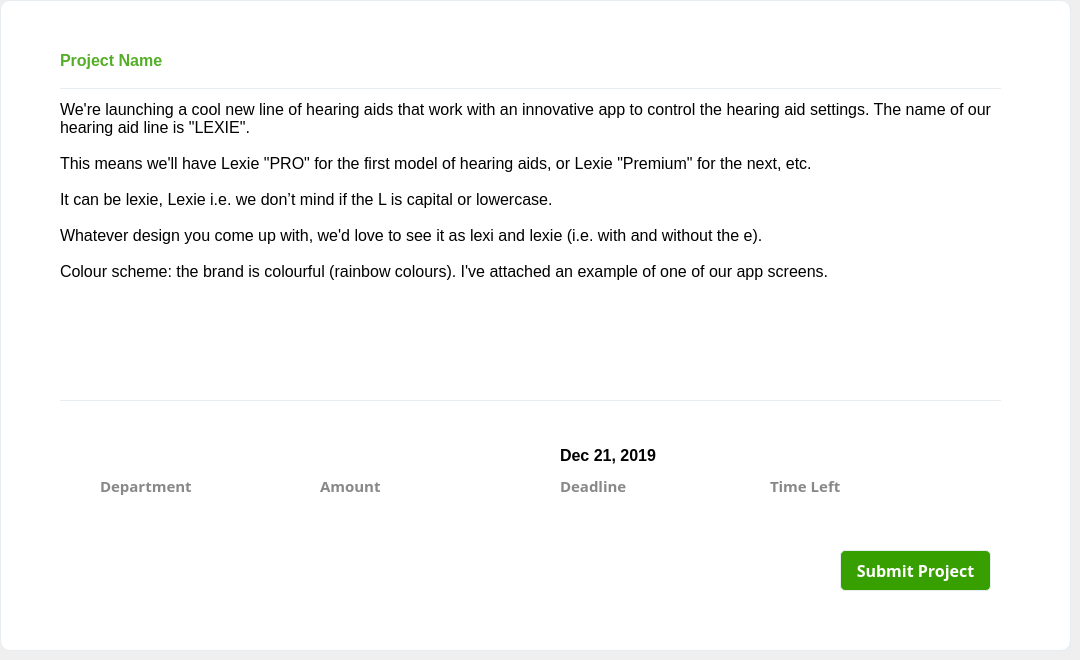
     <widget class="QWidget" name="page_running">
      <widget class="QFrame" name="frame_pro">
       <property name="geometry">
        <rect>
         <x>0</x>
         <y>0</y>
         <width>1071</width>
         <height>651</height>
        </rect>
       </property>
       <property name="styleSheet">
        <string notr="true">background: white;
border-radius: 10px;
border: 1px solid #e7ecf1;</string>
       </property>
       <property name="frameShape">
        <enum>QFrame::StyledPanel</enum>
       </property>
       <property name="frameShadow">
        <enum>QFrame::Raised</enum>
       </property>
       <widget class="QLabel" name="label_rpro_deadline">
        <property name="geometry">
         <rect>
          <x>560</x>
          <y>440</y>
          <width>111</width>
          <height>31</height>
         </rect>
        </property>
        <property name="font">
         <font>
          <family>Segoe UI</family>
          <pointsize>12</pointsize>
          <weight>75</weight>
          <bold>true</bold>
         </font>
        </property>
        <property name="styleSheet">
         <string notr="true">border:none;</string>
        </property>
        <property name="text">
         <string>Dec 21, 2019</string>
        </property>
       </widget>
       <widget class="QLabel" name="label_rpro_name">
        <property name="geometry">
         <rect>
          <x>60</x>
          <y>40</y>
          <width>961</width>
          <height>41</height>
         </rect>
        </property>
        <property name="font">
         <font>
          <family>Segoe UI</family>
          <pointsize>12</pointsize>
          <weight>75</weight>
          <bold>true</bold>
         </font>
        </property>
        <property name="styleSheet">
         <string notr="true">border:none;
color: #55ae27;</string>
        </property>
        <property name="text">
         <string>Project Name</string>
        </property>
       </widget>
       <widget class="QPushButton" name="pushButton_rpro_submit">
        <property name="geometry">
         <rect>
          <x>840</x>
          <y>550</y>
          <width>151</width>
          <height>41</height>
         </rect>
        </property>
        <property name="font">
         <font>
          <family>Segoe UI Semibold</family>
          <pointsize>12</pointsize>
          <weight>75</weight>
          <bold>true</bold>
         </font>
        </property>
        <property name="focusPolicy">
         <enum>Qt::NoFocus</enum>
        </property>
        <property name="styleSheet">
         <string notr="true">*{
background:#37a000;
color:white;
border-radius: 5px;
}
:hover{
background: #2f8700;
}</string>
        </property>
        <property name="text">
         <string>Submit Project</string>
        </property>
       </widget>
       <widget class="QLabel" name="label_rpro_details">
        <property name="geometry">
         <rect>
          <x>60</x>
          <y>100</y>
          <width>941</width>
          <height>281</height>
         </rect>
        </property>
        <property name="sizePolicy">
         <sizepolicy hsizetype="MinimumExpanding" vsizetype="MinimumExpanding">
          <horstretch>0</horstretch>
          <verstretch>0</verstretch>
         </sizepolicy>
        </property>
        <property name="font">
         <font>
          <family>Segoe UI</family>
          <pointsize>12</pointsize>
          <weight>50</weight>
          <bold>false</bold>
         </font>
        </property>
        <property name="styleSheet">
         <string notr="true">border:none;</string>
        </property>
        <property name="text">
         <string>We're launching a cool new line of hearing aids that work with an innovative app to control the hearing aid settings. The name of our hearing aid line is &quot;LEXIE&quot;.

This means we'll have Lexie &quot;PRO&quot; for the first model of hearing aids, or Lexie &quot;Premium&quot; for the next, etc.

It can be lexie, Lexie i.e. we don’t mind if the L is capital or lowercase.

Whatever design you come up with, we'd love to see it as lexi and lexie (i.e. with and without the e).

Colour scheme: the brand is colourful (rainbow colours). I've attached an example of one of our app screens.</string>
        </property>
        <property name="alignment">
         <set>Qt::AlignLeading|Qt::AlignLeft|Qt::AlignTop</set>
        </property>
        <property name="wordWrap">
         <bool>true</bool>
        </property>
       </widget>
       <widget class="Line" name="line">
        <property name="geometry">
         <rect>
          <x>60</x>
          <y>88</y>
          <width>941</width>
          <height>1</height>
         </rect>
        </property>
        <property name="orientation">
         <enum>Qt::Horizontal</enum>
        </property>
       </widget>
       <widget class="Line" name="line_2">
        <property name="geometry">
         <rect>
          <x>60</x>
          <y>400</y>
          <width>941</width>
          <height>1</height>
         </rect>
        </property>
        <property name="orientation">
         <enum>Qt::Horizontal</enum>
        </property>
       </widget>
       <widget class="QLabel" name="label_rpro_amount">
        <property name="geometry">
         <rect>
          <x>320</x>
          <y>440</y>
          <width>171</width>
          <height>31</height>
         </rect>
        </property>
        <property name="font">
         <font>
          <family>Segoe UI</family>
          <pointsize>12</pointsize>
          <weight>75</weight>
          <bold>true</bold>
         </font>
        </property>
        <property name="styleSheet">
         <string notr="true">border:none;</string>
        </property>
        <property name="text">
         <string/>
        </property>
       </widget>
       <widget class="QLabel" name="label_rpro_dep">
        <property name="geometry">
         <rect>
          <x>100</x>
          <y>440</y>
          <width>211</width>
          <height>31</height>
         </rect>
        </property>
        <property name="font">
         <font>
          <family>Segoe UI</family>
          <pointsize>12</pointsize>
          <weight>75</weight>
          <bold>true</bold>
         </font>
        </property>
        <property name="styleSheet">
         <string notr="true">border:none;</string>
        </property>
        <property name="text">
         <string/>
        </property>
       </widget>
       <widget class="QLabel" name="label_rpro_deadline_2">
        <property name="geometry">
         <rect>
          <x>560</x>
          <y>470</y>
          <width>91</width>
          <height>31</height>
         </rect>
        </property>
        <property name="font">
         <font>
          <family>Segoe UI Semibold</family>
          <pointsize>11</pointsize>
          <weight>75</weight>
          <bold>true</bold>
         </font>
        </property>
        <property name="styleSheet">
         <string notr="true">border:none;
color:#888888;</string>
        </property>
        <property name="text">
         <string>Deadline</string>
        </property>
       </widget>
       <widget class="QLabel" name="label_rpro_dep_ico">
        <property name="geometry">
         <rect>
          <x>60</x>
          <y>445</y>
          <width>21</width>
          <height>21</height>
         </rect>
        </property>
        <property name="font">
         <font>
          <family>Segoe UI</family>
          <pointsize>12</pointsize>
          <weight>75</weight>
          <bold>true</bold>
         </font>
        </property>
        <property name="styleSheet">
         <string notr="true">border:none;
background:none;</string>
        </property>
        <property name="text">
         <string/>
        </property>
        <property name="pixmap">
         <pixmap resource="Resources.qrc">:/imgs/department (1).png</pixmap>
        </property>
        <property name="scaledContents">
         <bool>true</bool>
        </property>
       </widget>
       <widget class="QLabel" name="label_rpro_amount_ico">
        <property name="geometry">
         <rect>
          <x>290</x>
          <y>445</y>
          <width>21</width>
          <height>21</height>
         </rect>
        </property>
        <property name="font">
         <font>
          <family>Segoe UI</family>
          <pointsize>12</pointsize>
          <weight>75</weight>
          <bold>true</bold>
         </font>
        </property>
        <property name="styleSheet">
         <string notr="true">border:none;</string>
        </property>
        <property name="text">
         <string/>
        </property>
        <property name="pixmap">
         <pixmap resource="Resources.qrc">:/imgs/dollar-symbol.png</pixmap>
        </property>
        <property name="scaledContents">
         <bool>true</bool>
        </property>
       </widget>
       <widget class="QLabel" name="label_rpro_deadline_ico">
        <property name="geometry">
         <rect>
          <x>530</x>
          <y>445</y>
          <width>21</width>
          <height>21</height>
         </rect>
        </property>
        <property name="font">
         <font>
          <family>Segoe UI</family>
          <pointsize>12</pointsize>
          <weight>75</weight>
          <bold>true</bold>
         </font>
        </property>
        <property name="styleSheet">
         <string notr="true">border:none;</string>
        </property>
        <property name="text">
         <string/>
        </property>
        <property name="pixmap">
         <pixmap resource="Resources.qrc">:/imgs/schedule.png</pixmap>
        </property>
        <property name="scaledContents">
         <bool>true</bool>
        </property>
       </widget>
       <widget class="QLabel" name="label_rpro_amount_2">
        <property name="geometry">
         <rect>
          <x>320</x>
          <y>470</y>
          <width>91</width>
          <height>31</height>
         </rect>
        </property>
        <property name="font">
         <font>
          <family>Segoe UI Semibold</family>
          <pointsize>11</pointsize>
          <weight>75</weight>
          <bold>true</bold>
         </font>
        </property>
        <property name="styleSheet">
         <string notr="true">border:none;
color:#888888;</string>
        </property>
        <property name="text">
         <string>Amount</string>
        </property>
       </widget>
       <widget class="QLabel" name="label_rpro_dep_2">
        <property name="geometry">
         <rect>
          <x>100</x>
          <y>470</y>
          <width>101</width>
          <height>31</height>
         </rect>
        </property>
        <property name="font">
         <font>
          <family>Segoe UI Semibold</family>
          <pointsize>11</pointsize>
          <weight>75</weight>
          <bold>true</bold>
         </font>
        </property>
        <property name="styleSheet">
         <string notr="true">border:none;
color:#888888;</string>
        </property>
        <property name="text">
         <string>Department</string>
        </property>
       </widget>
       <widget class="QFrame" name="frame_3">
        <property name="geometry">
         <rect>
          <x>1071</x>
          <y>100</y>
          <width>451</width>
          <height>381</height>
         </rect>
        </property>
        <property name="frameShape">
         <enum>QFrame::StyledPanel</enum>
        </property>
        <property name="frameShadow">
         <enum>QFrame::Raised</enum>
        </property>
        <widget class="QLabel" name="label_submit_link">
         <property name="geometry">
          <rect>
           <x>40</x>
           <y>100</y>
           <width>401</width>
           <height>41</height>
          </rect>
         </property>
         <property name="font">
          <font>
           <family>Segoe UI Semibold</family>
           <pointsize>10</pointsize>
           <weight>75</weight>
           <bold>true</bold>
          </font>
         </property>
         <property name="focusPolicy">
          <enum>Qt::NoFocus</enum>
         </property>
         <property name="styleSheet">
          <string notr="true">background:none;
border:none;
color:#888888;
border-radius: none;</string>
         </property>
         <property name="text">
          <string>Please upload your project file on Google drive and share the link below </string>
         </property>
         <property name="alignment">
          <set>Qt::AlignLeading|Qt::AlignLeft|Qt::AlignVCenter</set>
         </property>
         <property name="wordWrap">
          <bool>true</bool>
         </property>
        </widget>
        <widget class="QLabel" name="label_submit">
         <property name="geometry">
          <rect>
           <x>30</x>
           <y>40</y>
           <width>261</width>
           <height>31</height>
          </rect>
         </property>
         <property name="font">
          <font>
           <family>Segoe UI</family>
           <pointsize>12</pointsize>
           <weight>75</weight>
           <bold>true</bold>
          </font>
         </property>
         <property name="focusPolicy">
          <enum>Qt::NoFocus</enum>
         </property>
         <property name="styleSheet">
          <string notr="true">background:none;
border:none;
border-radius: none;</string>
         </property>
         <property name="text">
          <string>Submit Your Project</string>
         </property>
         <property name="alignment">
          <set>Qt::AlignLeading|Qt::AlignLeft|Qt::AlignVCenter</set>
         </property>
        </widget>
        <widget class="QLineEdit" name="lineEdit_submit">
         <property name="geometry">
          <rect>
           <x>40</x>
           <y>190</y>
           <width>391</width>
           <height>41</height>
          </rect>
         </property>
         <property name="font">
          <font>
           <family>Segoe UI Semibold</family>
           <pointsize>11</pointsize>
           <weight>75</weight>
           <bold>true</bold>
          </font>
         </property>
         <property name="focusPolicy">
          <enum>Qt::StrongFocus</enum>
         </property>
         <property name="styleSheet">
          <string notr="true">*{
	border-radius:5px;
}

:hover{
	border: 1px solid #34a671;
}

:focus{
    border: 1px solid #34a671;
}</string>
         </property>
         <property name="text">
          <string/>
         </property>
         <property name="echoMode">
          <enum>QLineEdit::Normal</enum>
         </property>
         <property name="alignment">
          <set>Qt::AlignLeading|Qt::AlignLeft|Qt::AlignVCenter</set>
         </property>
         <property name="placeholderText">
          <string>link of your project file </string>
         </property>
        </widget>
        <widget class="QPushButton" name="pushButton_submit">
         <property name="geometry">
          <rect>
           <x>90</x>
           <y>290</y>
           <width>141</width>
           <height>41</height>
          </rect>
         </property>
         <property name="font">
          <font>
           <family>Segoe UI Semibold</family>
           <pointsize>12</pointsize>
           <weight>75</weight>
           <bold>true</bold>
          </font>
         </property>
         <property name="cursor">
          <cursorShape>PointingHandCursor</cursorShape>
         </property>
         <property name="focusPolicy">
          <enum>Qt::NoFocus</enum>
         </property>
         <property name="styleSheet">
          <string notr="true">*{
background:#37a000;
color:white;
border-radius: 5px;
}
:hover{
background: #2f8700;
}</string>
         </property>
         <property name="text">
          <string>Submit</string>
         </property>
        </widget>
        <widget class="QPushButton" name="pushButton_subcancel">
         <property name="geometry">
          <rect>
           <x>230</x>
           <y>290</y>
           <width>131</width>
           <height>41</height>
          </rect>
         </property>
         <property name="font">
          <font>
           <family>Segoe UI</family>
           <pointsize>12</pointsize>
           <weight>75</weight>
           <bold>true</bold>
          </font>
         </property>
         <property name="cursor">
          <cursorShape>PointingHandCursor</cursorShape>
         </property>
         <property name="focusPolicy">
          <enum>Qt::NoFocus</enum>
         </property>
         <property name="styleSheet">
          <string notr="true">*{
color:#37a000;
border:none;
}
:hover{
border-radius:none;
color:#2f8700;
}</string>
         </property>
         <property name="text">
          <string>Cancel</string>
         </property>
        </widget>
       </widget>
       <widget class="QLabel" name="label_6">
        <property name="geometry">
         <rect>
          <x>1070</x>
          <y>0</y>
          <width>1071</width>
          <height>681</height>
         </rect>
        </property>
        <property name="styleSheet">
         <string notr="true">background:rgba(168, 168, 168, 200);
color:rgba(245, 246, 253, 90);</string>
        </property>
        <property name="text">
         <string/>
        </property>
       </widget>
       <widget class="QLabel" name="label_rpro_time_left">
        <property name="geometry">
         <rect>
          <x>770</x>
          <y>440</y>
          <width>251</width>
          <height>31</height>
         </rect>
        </property>
        <property name="font">
         <font>
          <family>Segoe UI</family>
          <pointsize>12</pointsize>
          <weight>75</weight>
          <bold>true</bold>
         </font>
        </property>
        <property name="styleSheet">
         <string notr="true">border:none;
border-radius:3px;</string>
        </property>
        <property name="text">
         <string/>
        </property>
        <property name="alignment">
         <set>Qt::AlignLeading|Qt::AlignLeft|Qt::AlignVCenter</set>
        </property>
       </widget>
       <widget class="QLabel" name="label_rpro_deadline_ico_2">
        <property name="geometry">
         <rect>
          <x>730</x>
          <y>445</y>
          <width>21</width>
          <height>21</height>
         </rect>
        </property>
        <property name="font">
         <font>
          <family>Segoe UI</family>
          <pointsize>12</pointsize>
          <weight>75</weight>
          <bold>true</bold>
         </font>
        </property>
        <property name="styleSheet">
         <string notr="true">border:none;</string>
        </property>
        <property name="text">
         <string/>
        </property>
        <property name="pixmap">
         <pixmap resource="Resources.qrc">:/imgs/clock.png</pixmap>
        </property>
        <property name="scaledContents">
         <bool>true</bool>
        </property>
       </widget>
       <widget class="QLabel" name="label_rpro_deadline_time">
        <property name="geometry">
         <rect>
          <x>770</x>
          <y>470</y>
          <width>91</width>
          <height>31</height>
         </rect>
        </property>
        <property name="font">
         <font>
          <family>Segoe UI Semibold</family>
          <pointsize>11</pointsize>
          <weight>75</weight>
          <bold>true</bold>
         </font>
        </property>
        <property name="styleSheet">
         <string notr="true">border:none;
color:#888888;</string>
        </property>
        <property name="text">
         <string>Time Left</string>
        </property>
       </widget>
       <zorder>label_rpro_deadline</zorder>
       <zorder>label_rpro_name</zorder>
       <zorder>pushButton_rpro_submit</zorder>
       <zorder>label_rpro_details</zorder>
       <zorder>line</zorder>
       <zorder>line_2</zorder>
       <zorder>label_rpro_amount</zorder>
       <zorder>label_rpro_dep</zorder>
       <zorder>label_rpro_deadline_2</zorder>
       <zorder>label_rpro_dep_ico</zorder>
       <zorder>label_rpro_amount_ico</zorder>
       <zorder>label_rpro_deadline_ico</zorder>
       <zorder>label_rpro_amount_2</zorder>
       <zorder>label_rpro_dep_2</zorder>
       <zorder>label_6</zorder>
       <zorder>frame_3</zorder>
       <zorder>label_rpro_deadline_ico_2</zorder>
       <zorder>label_rpro_deadline_time</zorder>
       <zorder>label_rpro_time_left</zorder>
      </widget>
     </widget>
